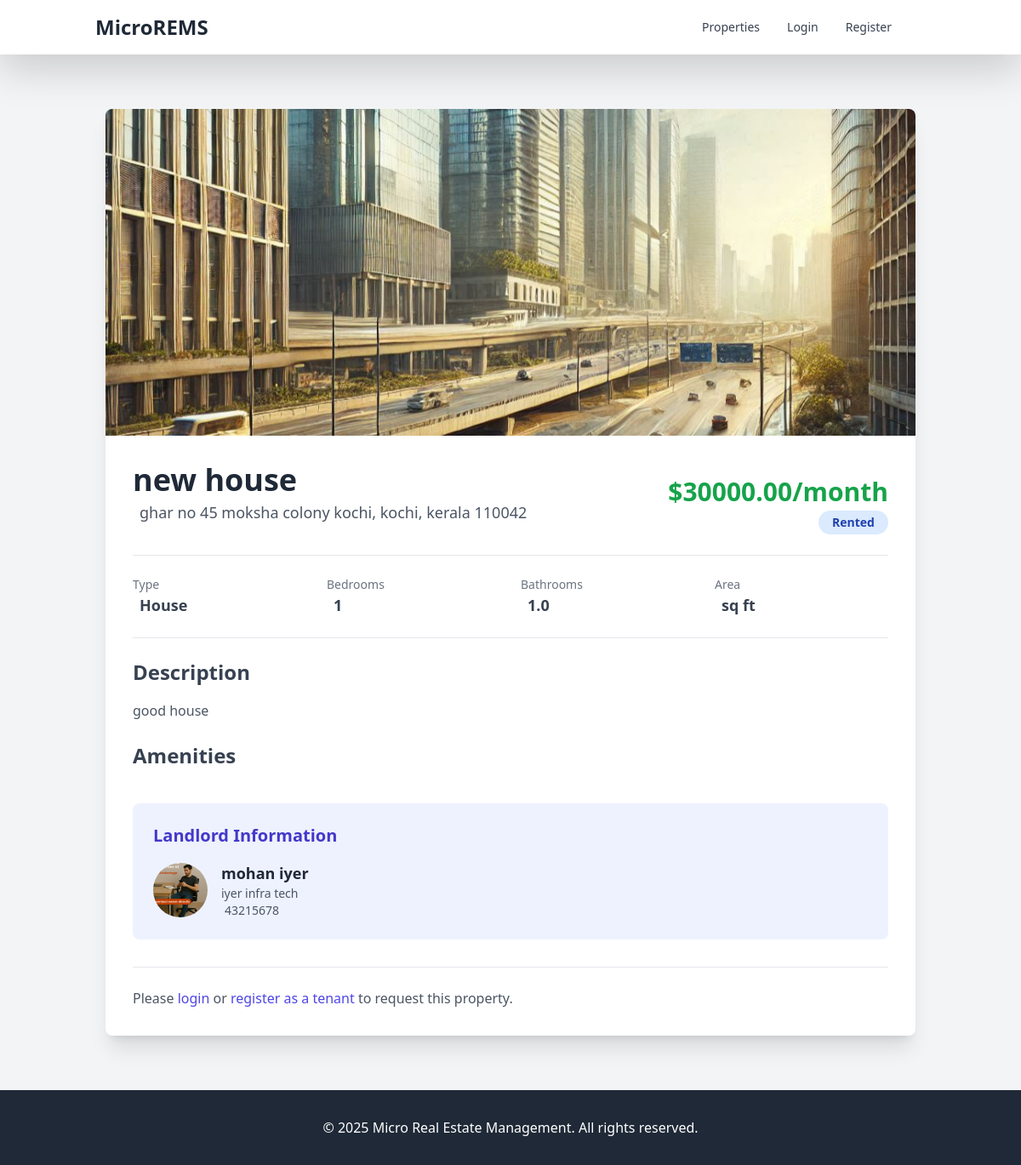
Screenshot of /properties/1/ with the database file from the repository.
### properties/models.py (models this page shows, shortened)
class PropertyImage(models.Model):
    property = models.ForeignKey(Property, on_delete=models.CASCADE, related_name='images')
    image = models.ImageField(upload_to='property_images/')
    is_primary = models.BooleanField(default=False)
    caption = models.CharField(max_length=200, blank=True, null=True)
    uploaded_at = models.DateTimeField(auto_now_add=True)

class Property(models.Model):
    PROPERTY_STATUS_CHOICES = [
        ('available', 'Available'),
        ('rented', 'Rented'),
        ('maintenance', 'Under Maintenance'),
        ('not_available', 'Not Available'),
    ]
    PROPERTY_TYPE_CHOICES = [
        ('apartment', 'Apartment'),
        ('house', 'House'),
        ('condo', 'Condominium'),
        ('commercial', 'Commercial Space'),
        ('land', 'Land'),
        ('other', 'Other'),
    ]
    landlord = models.ForeignKey(Landlord, on_delete=models.CASCADE, related_name='properties')
    title = models.CharField(max_length=200)
    description = models.TextField()
    property_type = models.CharField(max_length=20, choices=PROPERTY_TYPE_CHOICES, default='apartment')
    address = models.TextField()
    city = models.CharField(max_length=100)
    state = models.CharField(max_length=100)
    zip_code = models.CharField(max_length=20)
    bedrooms = models.PositiveIntegerField(default=1)
    bathrooms = models.DecimalField(max_digits=3, decimal_places=1, default=1.0)
    area_sqft = models.PositiveIntegerField()
    rent_amount = models.DecimalField(max_digits=10, decimal_places=2)
    security_deposit = models.DecimalField(max_digits=10, decimal_places=2)
    available_from = models.DateField()
    status = models.CharField(max_length=20, choices=PROPERTY_STATUS_CHOICES, default='available')
    amenities = models.TextField(blank=True, null=True)
    created_at = models.DateTimeField(auto_now_add=True)
    updated_at = models.DateTimeField(auto_now=True)
    class Meta:
        verbose_name_plural = "Properties"

### accounts/models.py (models this page shows, shortened)
class Landlord(models.Model):
    user = models.OneToOneField(User, on_delete=models.CASCADE, related_name='landlord_profile')
    company_name = models.CharField(max_length=100, blank=True, null=True)
    address = models.TextField(blank=True, null=True)
    tax_id = models.CharField(max_length=50, blank=True, null=True)
    verification_status = models.BooleanField(default=False)
    date_joined = models.DateTimeField(auto_now_add=True)

class User(AbstractUser):
    username = None
    email = models.EmailField(_('email address'), unique=True)
    is_landlord = models.BooleanField(default=False)
    is_tenant = models.BooleanField(default=False)
    phone_number = models.CharField(max_length=15, blank=True, null=True)
    profile_picture = models.ImageField(upload_to='profile_pics/', blank=True, null=True)
    USERNAME_FIELD = 'email'
    REQUIRED_FIELDS = []
    objects = CustomUserManager()

### properties/views.py (the view, shortened to what this page needs)
# urls.py: path('<int:property_id>/', views.property_detail, name='property_detail'),
def property_detail(request, property_id):
    property_obj = get_object_or_404(Property, id=property_id)
    images = property_obj.images.all()
    user_has_requested = False
    active_agreement = None
    payments = None
    notices = None
    is_landlord = False
    is_tenant = False
    request_form = None
    if request.user.is_authenticated and hasattr(request.user, 'tenant_profile') and property_obj.status == 'available':
        request_form = PropertyRequestForm()
    return render(request, 'properties/property_detail.html', {
        'property': property_obj,
        'images': images,
        'user_has_requested': user_has_requested,
        'active_agreement': active_agreement,
        'payments': payments,
        'notices': notices,
        'is_landlord': is_landlord,
        'is_tenant': is_tenant,
        'request_form': request_form,
    })

### templates/properties/property_detail.html (shortened to what this page needs)
{% extends 'base.html' %}
{% load static %}
{% load crispy_forms_tags %}
{% block content %}
<div class="container mx-auto py-8">
    <div class="bg-white rounded-lg shadow-xl overflow-hidden">
        <div class="relative">
            {% if property.images.all %}
                <div id="propertyImageCarousel" class="carousel slide" data-bs-ride="carousel">
                    <div class="carousel-inner">
                        {% for image in property.images.all %}
                            <div class="carousel-item {% if forloop.first %}active{% endif %}">
                                <img src="{{ image.image.url }}" class="d-block w-full h-64 md:h-96 object-cover" alt="{{ property.title }} - Image {{ forloop.counter }}">
                            </div>
                        {% endfor %}
                    </div>
                </div>
            {% else %}
                <img src="{% static 'images/default_property_large.svg' %}" alt="Default property image" class="w-full h-64 md:h-96 object-cover bg-gray-200">
            {% endif %}
        </div>
        <div class="p-6 md:p-8">
            <div class="flex flex-col md:flex-row justify-between items-start mb-4">
                <div>
                    <h1 class="text-3xl md:text-4xl font-bold text-gray-800 mb-1">{{ property.title }}</h1>
                    <p class="text-gray-600 text-lg mb-2">{{ property.address }}, {{ property.city }}, {{ property.state }} {{ property.zip_code }}</p>
                </div>
                <div class="mt-3 md:mt-0 text-left md:text-right">
                    <p class="text-3xl font-bold text-green-600 mb-1">${{ property.rent_amount|floatformat:2 }}/month</p>
                    <span class="px-3 py-1 inline-flex text-sm leading-5 font-semibold rounded-full
                        {% if property.status == 'available' %}bg-green-100 text-green-800
                        {% elif property.status == 'rented' %}bg-blue-100 text-blue-800
                        {% elif property.status == 'pending' %}bg-yellow-100 text-yellow-800
                        {% else %}bg-gray-100 text-gray-800{% endif %}">
                        {{ property.get_status_display }}
                    </span>
                </div>
            </div>
            <div class="grid grid-cols-2 sm:grid-cols-3 md:grid-cols-4 gap-4 border-t border-b border-gray-200 py-6 my-6">
                <div>
                    <p class="text-sm text-gray-500">Type</p>
                    <p class="text-lg font-semibold text-gray-700">{{ property.get_property_type_display }}</p>
                </div>
                <div>
                    <p class="text-sm text-gray-500">Bedrooms</p>
                    <p class="text-lg font-semibold text-gray-700">{{ property.bedrooms }}</p>
                </div>
                <div>
                    <p class="text-sm text-gray-500">Bathrooms</p>
                    <p class="text-lg font-semibold text-gray-700">{{ property.bathrooms }}</p>
                </div>
                <div>
                    <p class="text-sm text-gray-500">Area</p>
                    <p class="text-lg font-semibold text-gray-700">{{ property.square_feet }} sq ft</p>
                </div>
            </div>
            <div class="mb-6">
                <h2 class="text-2xl font-semibold text-gray-700 mb-3">Description</h2>
                <p class="text-gray-600 leading-relaxed">{{ property.description|linebreaksbr }}</p>
            </div>
            {% if property.amenities %}
            <div class="mb-6">
                <h2 class="text-2xl font-semibold text-gray-700 mb-3">Amenities</h2>
            </div>
            {% endif %}
            <div class="bg-indigo-50 p-6 rounded-lg mb-6">
                <h2 class="text-xl font-semibold text-indigo-700 mb-3">Landlord Information</h2>
                <div class="flex items-center">
                    {% if property.landlord.user.profile_picture %}
                        <img src="{{ property.landlord.user.profile_picture.url }}" alt="{{ property.landlord.user.username }}" class="w-16 h-16 rounded-full object-cover mr-4">
                    {% else %}
                        <img src="{% static 'images/default_profile.svg' %}" alt="Default profile picture" class="w-16 h-16 rounded-full object-cover mr-4 bg-gray-300">
                    {% endif %}
                    <div>
                        <p class="text-lg font-semibold text-gray-800">{{ property.landlord.user.get_full_name|default:property.landlord.user.username }}</p>
                        <p class="text-sm text-gray-600">{{ property.landlord.company_name|default:"Independent Landlord" }}</p>
                        {% if property.landlord.user.phone_number %}
                        <p class="text-sm text-gray-600"> {{ property.landlord.user.phone_number }}</p>
                        {% endif %}
                    </div>
                </div>
            </div>
            <div class="mt-8 pt-6 border-t border-gray-200">
                {% if user.is_authenticated %}
                    {% if property.landlord.user == user %}
                        <div class="flex space-x-3">
                            <a href="{% url 'edit_property' property.id %}" class="bg-yellow-500 hover:bg-yellow-600 text-white font-bold py-3 px-6 rounded-lg shadow transition duration-150">
                                <i class="fas fa-edit mr-2"></i>Edit Property
                            </a>
                            <a href="{% url 'delete_property' property.id %}" class="bg-red-500 hover:bg-red-600 text-white font-bold py-3 px-6 rounded-lg shadow transition duration-150" onclick="return confirm('Are you sure you want to delete this property?');">
                                <i class="fas fa-trash-alt mr-2"></i>Delete Property
                            </a>
                        </div>
                    {% elif user.is_tenant and property.status == 'available' %}
                        {% if existing_request %}
                            <div class="bg-yellow-100 border-l-4 border-yellow-500 text-yellow-700 p-4 rounded-md" role="alert">
                                <p class="font-bold">Request Pending</p>
                                <p>You have already submitted a request for this property on {{ existing_request.request_date|date:"M d, Y" }}. Status: {{ existing_request.get_status_display }}.</p>
                                {% if existing_request.status == 'pending' %}
                                <a href="{% url 'property_request_detail' existing_request.id %}" class="text-sm text-yellow-800 hover:underline font-semibold mt-2 inline-block">View Request Details</a>
                                {% endif %}
                            </div>
                        {% else %}
                            <button type="button" class="bg-green-500 hover:bg-green-600 text-white font-bold py-3 px-6 rounded-lg shadow transition duration-150" data-bs-toggle="modal" data-bs-target="#requestPropertyModal">
                                <i class="fas fa-file-signature mr-2"></i>Request to Rent
                            </button>
                        {% endif %}
                    {% elif property.status == 'rented' %}
                        <div class="bg-blue-100 border-l-4 border-blue-500 text-blue-700 p-4 rounded-md" role="alert">
                            <p class="font-bold">Property Rented</p>
                            <p>This property is currently rented. {% if active_agreement_for_this_property and active_agreement_for_this_property.tenant.user == user %}You are the current tenant.{% endif %}</p>
                        </div>
                    {% elif property.status == 'pending' %}
                         <div class="bg-yellow-100 border-l-4 border-yellow-500 text-yellow-700 p-4 rounded-md" role="alert">
                            <p class="font-bold">Property Pending</p>
                            <p>This property is currently pending a rental agreement.</p>
                        </div>
                    {% endif %}
                {% else %}
                    <p class="text-gray-600">Please <a href="{% url 'login' %}?next={{ request.path }}" class="text-indigo-600 hover:underline">login</a> or <a href="{% url 'register' %}?next={{ request.path }}" class="text-indigo-600 hover:underline">register as a tenant</a> to request this property.</p>
                {% endif %}
            </div>
        </div>
    </div>
</div>
{% endblock %}

### static/css/style.css (style rules this page uses)
body { display: flex; flex-direction: column; min-height: 100vh; }

### rows the page displays
PropertyImage: image (picture)
Property: title "new house", address "ghar no 45 moksha colony kochi", city "kochi", state "kerala", zip_code "110042", rent_amount "30000.00", status "Rented", property_type "House", bedrooms "1", bathrooms "1.0", description "good house", landlord.user.profile_picture (picture), landlord.user.get_full_name "mohan iyer", landlord.company_name "iyer infra tech", landlord.user.phone_number "43215678"
